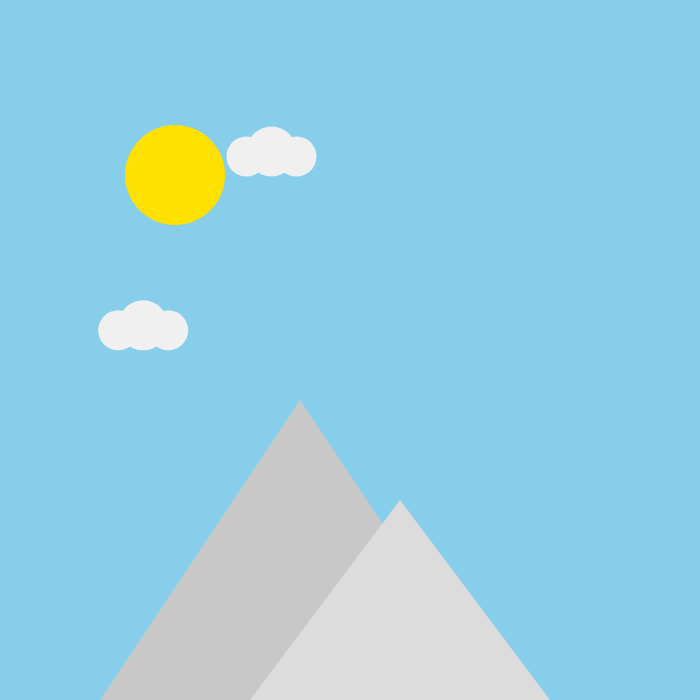
Frame 1 (no input)
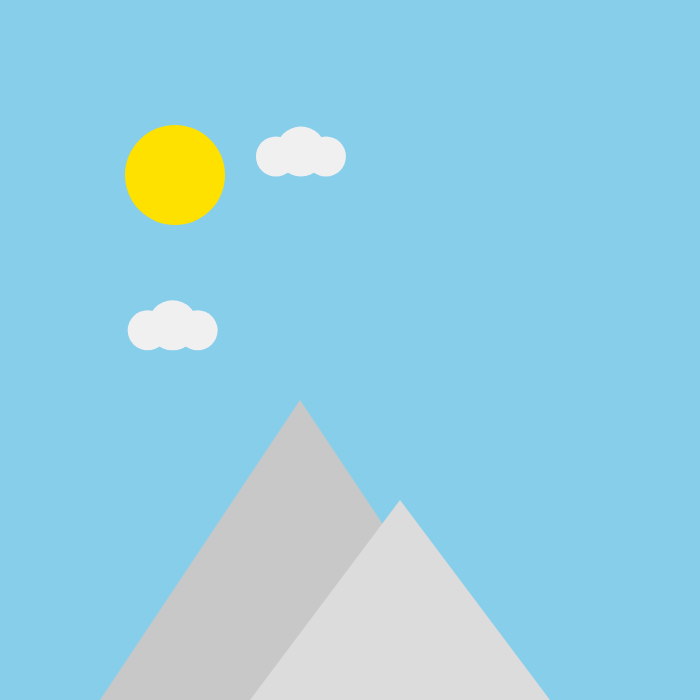
Frame 60 (no input)
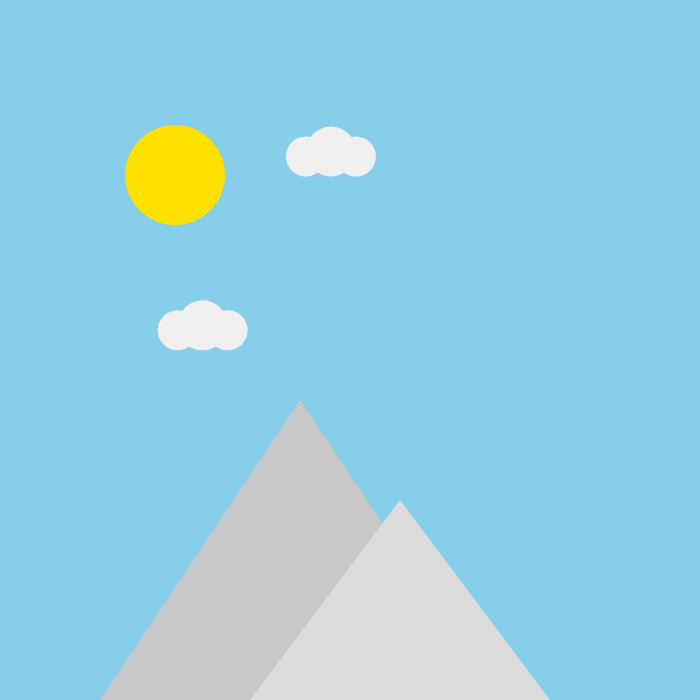
Frame 120 (the mouse pressed at the canvas centre since frame 60)

The p5.js sketch that drew these frames (run headless with seeded random() and noise() and a simulated clock; from frame 60 on, the mouse is pressed at the canvas centre):

// p5.js sketch
// ── sketch.js
//1 for day, 2 for night, 3 for day/night?  Press r to reset

let scene = 1;
//scene 1
let cloudX = 0;
let cloudY = 0;
//scene 2
let cmoonX = 0;
let starX1, starY1, starSize1;
let starX2, starY2, starSize2;
let starX3, starY3, starSize3;
let starX4, starY4, starSize4;
let starX5, starY5, starSize5;
let starX6, starY6, starSize6;



function setup()
{
  createCanvas(700,700)
  resetScene();
 /* //scene1
  cloudXRandom = cloudX + random(-50,400);
  cloudXRandom2 = cloudX + random(50,500);
  cloudXRandom3 = cloudX + random(0,2450);
  cloudYRandom = cloudY + random(20,400);
  cloudYRandom2 = cloudY + random(20,400);
  cloudYRandom3 = cloudY + random(20,400);
  //scene2
  cmoonX = width/4 - 120
  starX1 = random(0, width); starY1 = random(0, 400); starSize1 = random(5, 10);
  starX2 = random(0, width); starY2 = random(0, 400); starSize2 = random(5, 10);
  starX3 = random(0, width); starY3 = random(0, 400); starSize3 = random(5, 10);
  starX4 = random(0, width); starY4 = random(0, 400); starSize4 = random(5, 10);
  starX5 = random(0, width); starY5 = random(0, 400); starSize5 = random(5, 10);
  starX6 = random(0, width); starY6 = random(0, 400); starSize6 = random(5, 10);   moved to function resetScene()
*/


}

function draw()
{
  background(0);

  if (scene == 1) 
  {
    doScene1();
  } 
  else if (scene == 2) 
  {
    doScene2();
  } 
  else if (scene == 3) 
  {
    doScene3();
  }
    
}



function keyPressed() 
{
 if (key == '1') 
 {
   scene = 1;
 } 
 else if (key == '2') 
 {
   scene = 2;
 } 
 else if (key =='3') 
 {
   scene = 3;
 }
 else if (key == 'r' || key == 'R') { // resets scene when r is pressed
  resetScene();
 }
}

function resetScene(){  //random variables placed here to allow new locations on refresh
  //scene1 
  cloudXRandom = cloudX + random(-50,400);
  cloudXRandom2 = cloudX + random(50,500);
  cloudXRandom3 = cloudX + random(0,2450);
  cloudYRandom = cloudY + random(20,400);
  cloudYRandom2 = cloudY + random(20,400);
  cloudYRandom3 = cloudY + random(20,400);
  //scene2 
  cmoonX = width/4 - 120
  starX1 = random(0, width); starY1 = random(0, 400); starSize1 = random(5, 10);
  starX2 = random(0, width); starY2 = random(0, 400); starSize2 = random(5, 10);
  starX3 = random(0, width); starY3 = random(0, 400); starSize3 = random(5, 10);
  starX4 = random(0, width); starY4 = random(0, 400); starSize4 = random(5, 10);
  starX5 = random(0, width); starY5 = random(0, 400); starSize5 = random(5, 10);
  starX6 = random(0, width); starY6 = random(0, 400); starSize6 = random(5, 10);
}



function doScene1() 
{
  

  background(135, 206, 235);
  noStroke(); //sun
  fill(255,225,0);
  ellipse(width/4, height/4, 100, 100); 
  drawCloud(cloudX+cloudXRandom, cloudY+cloudYRandom); //places clouds at these coords
  drawCloud(cloudX+cloudXRandom2, cloudY+cloudYRandom2);
  drawCloud(cloudX+cloudXRandom3, cloudY+cloudYRandom3);
  cloudX += 0.5;
  fill(200); //mountain1
  triangle(100,height,500,height,300,400); 
  fill(220); //mountain2
  triangle(250,height,550,height,400,500); 

}

function drawCloud(cloudX, cloudY){ //Function to create clouds
  fill(240); //cloud
  ellipse(cloudX-25, cloudY+5, 40, 40); //Left 
  ellipse(cloudX, cloudY, 50, 50); //Middle
  ellipse(cloudX+25, cloudY+5, 40, 40); //Right

}





function doScene2() 
 {
  background(30,30,30);
  noStroke(); //moon
  fill(255,255,255);
  ellipse(width/4, height/4, 100, 100); 
  fill(30,30,30);
  ellipse(cmoonX, height/4, 100, 100);//crescent 
  fill(200); //mountain1
  triangle(100,height,500,height,300,400); 
  fill(220); //mountain2
  triangle(250,height,550,height,400,500);
  cmoonX += 0.2;
  fill(255);
  ellipse(starX1, starY1, starSize1, starSize1);
  ellipse(starX2, starY2, starSize2, starSize2);
  ellipse(starX3, starY3, starSize3, starSize3);
  ellipse(starX4, starY4, starSize4, starSize4);
  ellipse(starX5, starY5, starSize5, starSize5);
  ellipse(starX6, starY6, starSize6, starSize6);
    
  } 
  






 function doScene3() //spiral animation
 {
  ellipse(width/2, height/2, 1000, 1000);
 }

 
